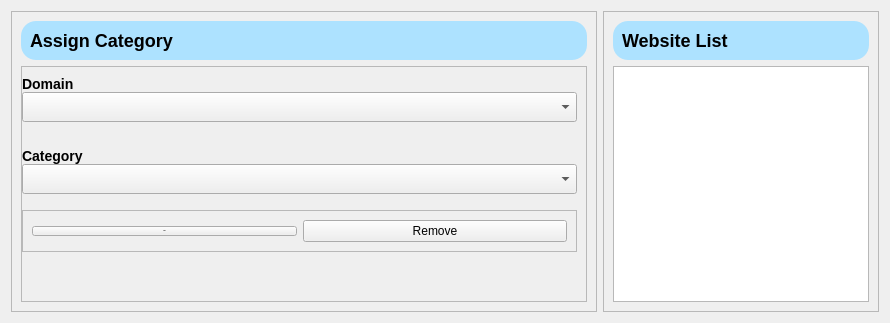
                      <widget class="QWidget" name="user_setting_2">
                       <layout class="QHBoxLayout" name="horizontalLayout_17">
                        <item>
                         <widget class="QFrame" name="frame_6">
                          <property name="sizePolicy">
                           <sizepolicy hsizetype="Fixed" vsizetype="Minimum">
                            <horstretch>0</horstretch>
                            <verstretch>0</verstretch>
                           </sizepolicy>
                          </property>
                          <property name="frameShape">
                           <enum>QFrame::StyledPanel</enum>
                          </property>
                          <property name="frameShadow">
                           <enum>QFrame::Raised</enum>
                          </property>
                          <layout class="QVBoxLayout" name="verticalLayout_20">
                           <item>
                            <widget class="QFrame" name="frame_10">
                             <property name="sizePolicy">
                              <sizepolicy hsizetype="Minimum" vsizetype="Minimum">
                               <horstretch>0</horstretch>
                               <verstretch>0</verstretch>
                              </sizepolicy>
                             </property>
                             <property name="styleSheet">
                              <string notr="true">QFrame
{
	background: #ADE2FF;
	border-radius: 15px;
}</string>
                             </property>
                             <property name="frameShape">
                              <enum>QFrame::StyledPanel</enum>
                             </property>
                             <property name="frameShadow">
                              <enum>QFrame::Raised</enum>
                             </property>
                             <layout class="QHBoxLayout" name="horizontalLayout_18">
                              <item>
                               <widget class="QLabel" name="label_8">
                                <property name="sizePolicy">
                                 <sizepolicy hsizetype="Fixed" vsizetype="Fixed">
                                  <horstretch>0</horstretch>
                                  <verstretch>0</verstretch>
                                 </sizepolicy>
                                </property>
                                <property name="text">
                                 <string>&lt;h2&gt;Assign Category &lt;/h2&gt;</string>
                                </property>
                               </widget>
                              </item>
                              <item>
                               <spacer name="horizontalSpacer_3">
                                <property name="orientation">
                                 <enum>Qt::Horizontal</enum>
                                </property>
                                <property name="sizeType">
                                 <enum>QSizePolicy::Fixed</enum>
                                </property>
                                <property name="sizeHint" stdset="0">
                                 <size>
                                  <width>400</width>
                                  <height>20</height>
                                 </size>
                                </property>
                               </spacer>
                              </item>
                             </layout>
                            </widget>
                           </item>
                           <item>
                            <widget class="QFrame" name="frame_19">
                             <property name="sizePolicy">
                              <sizepolicy hsizetype="Expanding" vsizetype="Expanding">
                               <horstretch>0</horstretch>
                               <verstretch>0</verstretch>
                              </sizepolicy>
                             </property>
                             <property name="frameShape">
                              <enum>QFrame::StyledPanel</enum>
                             </property>
                             <property name="frameShadow">
                              <enum>QFrame::Raised</enum>
                             </property>
                             <layout class="QVBoxLayout" name="verticalLayout_30">
                              <property name="leftMargin">
                               <number>0</number>
                              </property>
                              <item>
                               <layout class="QVBoxLayout" name="verticalLayout_28">
                                <property name="spacing">
                                 <number>0</number>
                                </property>
                                <item alignment="Qt::AlignTop">
                                 <widget class="QLabel" name="domain_label">
                                  <property name="sizePolicy">
                                   <sizepolicy hsizetype="Preferred" vsizetype="Fixed">
                                    <horstretch>0</horstretch>
                                    <verstretch>0</verstretch>
                                   </sizepolicy>
                                  </property>
                                  <property name="text">
                                   <string>&lt;h3&gt;Domain&lt;/h3&gt;</string>
                                  </property>
                                 </widget>
                                </item>
                                <item>
                                 <widget class="QComboBox" name="domain_combo_box">
                                  <property name="minimumSize">
                                   <size>
                                    <width>0</width>
                                    <height>30</height>
                                   </size>
                                  </property>
                                 </widget>
                                </item>
                               </layout>
                              </item>
                              <item>
                               <spacer name="verticalSpacer_18">
                                <property name="orientation">
                                 <enum>Qt::Vertical</enum>
                                </property>
                                <property name="sizeType">
                                 <enum>QSizePolicy::Fixed</enum>
                                </property>
                                <property name="sizeHint" stdset="0">
                                 <size>
                                  <width>20</width>
                                  <height>20</height>
                                 </size>
                                </property>
                               </spacer>
                              </item>
                              <item>
                               <layout class="QVBoxLayout" name="verticalLayout_32">
                                <property name="spacing">
                                 <number>0</number>
                                </property>
                                <item alignment="Qt::AlignTop">
                                 <widget class="QLabel" name="w_category_label">
                                  <property name="sizePolicy">
                                   <sizepolicy hsizetype="Preferred" vsizetype="Fixed">
                                    <horstretch>0</horstretch>
                                    <verstretch>0</verstretch>
                                   </sizepolicy>
                                  </property>
                                  <property name="text">
                                   <string>&lt;h3&gt;Category&lt;/h3&gt;</string>
                                  </property>
                                 </widget>
                                </item>
                                <item>
                                 <widget class="QComboBox" name="w_category_combo_box">
                                  <property name="minimumSize">
                                   <size>
                                    <width>0</width>
                                    <height>30</height>
                                   </size>
                                  </property>
                                 </widget>
                                </item>
                               </layout>
                              </item>
                              <item>
                               <spacer name="verticalSpacer_19">
                                <property name="orientation">
                                 <enum>Qt::Vertical</enum>
                                </property>
                                <property name="sizeType">
                                 <enum>QSizePolicy::Fixed</enum>
                                </property>
                                <property name="sizeHint" stdset="0">
                                 <size>
                                  <width>20</width>
                                  <height>10</height>
                                 </size>
                                </property>
                               </spacer>
                              </item>
                              <item>
                               <widget class="QFrame" name="frame_20">
                                <property name="frameShape">
                                 <enum>QFrame::StyledPanel</enum>
                                </property>
                                <property name="frameShadow">
                                 <enum>QFrame::Raised</enum>
                                </property>
                                <layout class="QHBoxLayout" name="horizontalLayout_19">
                                 <item>
                                  <widget class="QPushButton" name="w_save_button">
                                   <property name="font">
                                    <font>
                                     <pointsize>-1</pointsize>
                                     <weight>75</weight>
                                     <bold>true</bold>
                                    </font>
                                   </property>
                                   <property name="text">
                                    <string>Save</string>
                                   </property>
                                  </widget>
                                 </item>
                                 <item>
                                  <widget class="QPushButton" name="w_remove_button">
                                   <property name="text">
                                    <string>Remove</string>
                                   </property>
                                  </widget>
                                 </item>
                                </layout>
                               </widget>
                              </item>
                              <item>
                               <spacer name="verticalSpacer_7">
                                <property name="orientation">
                                 <enum>Qt::Vertical</enum>
                                </property>
                                <property name="sizeHint" stdset="0">
                                 <size>
                                  <width>20</width>
                                  <height>40</height>
                                 </size>
                                </property>
                               </spacer>
                              </item>
                             </layout>
                            </widget>
                           </item>
                          </layout>
                         </widget>
                        </item>
                        <item>
                         <widget class="QFrame" name="frame_21">
                          <property name="frameShape">
                           <enum>QFrame::StyledPanel</enum>
                          </property>
                          <property name="frameShadow">
                           <enum>QFrame::Raised</enum>
                          </property>
                          <layout class="QVBoxLayout" name="verticalLayout_45">
                           <item>
                            <widget class="QFrame" name="frame_22">
                             <property name="styleSheet">
                              <string notr="true">QFrame
{
	background: #ADE2FF;
	border-radius: 15px;
}</string>
                             </property>
                             <property name="frameShape">
                              <enum>QFrame::StyledPanel</enum>
                             </property>
                             <property name="frameShadow">
                              <enum>QFrame::Raised</enum>
                             </property>
                             <layout class="QVBoxLayout" name="verticalLayout_46">
                              <item>
                               <widget class="QLabel" name="label_20">
                                <property name="text">
                                 <string>&lt;h2&gt;Website List &lt;/h2&gt;</string>
                                </property>
                               </widget>
                              </item>
                             </layout>
                            </widget>
                           </item>
                           <item>
                            <widget class="QTableView" name="website_table_view">
                             <property name="sizePolicy">
                              <sizepolicy hsizetype="Preferred" vsizetype="Expanding">
                               <horstretch>0</horstretch>
                               <verstretch>0</verstretch>
                              </sizepolicy>
                             </property>
                            </widget>
                           </item>
                          </layout>
                         </widget>
                        </item>
                       </layout>
                      </widget>
